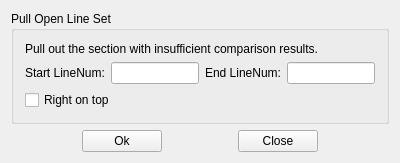
<?xml version="1.0" encoding="UTF-8"?>
<ui version="4.0">
 <class>AlignWinClass</class>
 <widget class="QWidget" name="AlignWinClass">
  <property name="geometry">
   <rect>
    <x>0</x>
    <y>0</y>
    <width>400</width>
    <height>136</height>
   </rect>
  </property>
  <property name="maximumSize">
   <size>
    <width>400</width>
    <height>150</height>
   </size>
  </property>
  <property name="windowTitle">
   <string>Pull Open</string>
  </property>
  <property name="windowIcon">
   <iconset resource="RealCompare.qrc">
    <normaloff>:/Resources/img/main.png</normaloff>:/Resources/img/main.png</iconset>
  </property>
  <layout class="QVBoxLayout" name="verticalLayout">
   <item>
    <widget class="QGroupBox" name="groupBox">
     <property name="maximumSize">
      <size>
       <width>400</width>
       <height>150</height>
      </size>
     </property>
     <property name="title">
      <string>Pull Open Line Set</string>
     </property>
     <layout class="QVBoxLayout" name="verticalLayout_2">
      <item>
       <widget class="QLabel" name="label_3">
        <property name="text">
         <string>Pull out the section with insufficient comparison results.</string>
        </property>
       </widget>
      </item>
      <item>
       <layout class="QHBoxLayout" name="horizontalLayout">
        <item>
         <widget class="QLabel" name="label">
          <property name="text">
           <string>Start LineNum:</string>
          </property>
         </widget>
        </item>
        <item>
         <widget class="QLineEdit" name="leftStart">
          <property name="maxLength">
           <number>11</number>
          </property>
         </widget>
        </item>
        <item>
         <widget class="QLabel" name="label_2">
          <property name="text">
           <string>End LineNum:</string>
          </property>
         </widget>
        </item>
        <item>
         <widget class="QLineEdit" name="leftEnd">
          <property name="maxLength">
           <number>11</number>
          </property>
         </widget>
        </item>
       </layout>
      </item>
      <item>
       <widget class="QCheckBox" name="rightOnTop">
        <property name="text">
         <string>Right on top</string>
        </property>
       </widget>
      </item>
     </layout>
    </widget>
   </item>
   <item>
    <layout class="QHBoxLayout" name="horizontalLayout_4">
     <item>
      <spacer name="horizontalSpacer">
       <property name="orientation">
        <enum>Qt::Horizontal</enum>
       </property>
       <property name="sizeHint" stdset="0">
        <size>
         <width>40</width>
         <height>20</height>
        </size>
       </property>
      </spacer>
     </item>
     <item>
      <widget class="QPushButton" name="pushButton">
       <property name="text">
        <string>Ok</string>
       </property>
      </widget>
     </item>
     <item>
      <spacer name="horizontalSpacer_3">
       <property name="orientation">
        <enum>Qt::Horizontal</enum>
       </property>
       <property name="sizeHint" stdset="0">
        <size>
         <width>40</width>
         <height>20</height>
        </size>
       </property>
      </spacer>
     </item>
     <item>
      <widget class="QPushButton" name="pushButton_2">
       <property name="text">
        <string>Close</string>
       </property>
      </widget>
     </item>
     <item>
      <spacer name="horizontalSpacer_2">
       <property name="orientation">
        <enum>Qt::Horizontal</enum>
       </property>
       <property name="sizeHint" stdset="0">
        <size>
         <width>40</width>
         <height>20</height>
        </size>
       </property>
      </spacer>
     </item>
    </layout>
   </item>
  </layout>
 </widget>
 <layoutdefault spacing="6" margin="11"/>
 <resources>
  <include location="RealCompare.qrc"/>
 </resources>
 <connections>
  <connection>
   <sender>pushButton</sender>
   <signal>clicked()</signal>
   <receiver>AlignWinClass</receiver>
   <slot>slot_ok()</slot>
   <hints>
    <hint type="sourcelabel">
     <x>132</x>
     <y>78</y>
    </hint>
    <hint type="destinationlabel">
     <x>158</x>
     <y>106</y>
    </hint>
   </hints>
  </connection>
  <connection>
   <sender>pushButton_2</sender>
   <signal>clicked()</signal>
   <receiver>AlignWinClass</receiver>
   <slot>close()</slot>
   <hints>
    <hint type="sourcelabel">
     <x>301</x>
     <y>83</y>
    </hint>
    <hint type="destinationlabel">
     <x>353</x>
     <y>110</y>
    </hint>
   </hints>
  </connection>
 </connections>
 <slots>
  <slot>slot_ok()</slot>
 </slots>
</ui>
